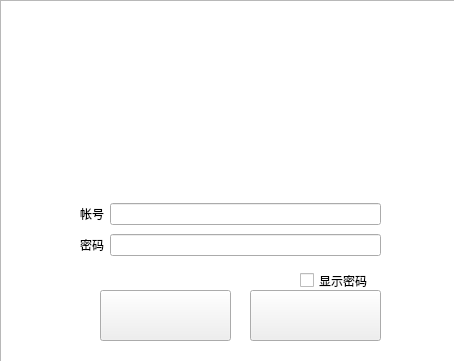
<?xml version="1.0" encoding="UTF-8"?>
<ui version="4.0">
 <class>login</class>
 <widget class="QWidget" name="login">
  <property name="geometry">
   <rect>
    <x>0</x>
    <y>0</y>
    <width>454</width>
    <height>361</height>
   </rect>
  </property>
  <property name="windowTitle">
   <string>Form</string>
  </property>
  <property name="styleSheet">
   <string notr="true">


</string>
  </property>
  <widget class="QWidget" name="formLayoutWidget">
   <property name="geometry">
    <rect>
     <x>80</x>
     <y>200</y>
     <width>301</width>
     <height>61</height>
    </rect>
   </property>
   <layout class="QGridLayout" name="gridLayout">
    <item row="2" column="1">
     <widget class="QLabel" name="labelPwd">
      <property name="styleSheet">
       <string notr="true">QLable{background-image: url(:/img/key.png);font: 75 italic 25pt &quot;URW Bookman L&quot;;}
</string>
      </property>
      <property name="text">
       <string>密码</string>
      </property>
     </widget>
    </item>
    <item row="1" column="1">
     <widget class="QLabel" name="labelUserName">
      <property name="text">
       <string>帐号</string>
      </property>
     </widget>
    </item>
    <item row="1" column="2">
     <layout class="QHBoxLayout" name="horizontalLayout">
      <item>
       <widget class="QLineEdit" name="lineEditUserName"/>
      </item>
     </layout>
    </item>
    <item row="2" column="2">
     <widget class="QLineEdit" name="lineEditPwd">
      <property name="echoMode">
       <enum>QLineEdit::Password</enum>
      </property>
     </widget>
    </item>
   </layout>
  </widget>
  <widget class="QCheckBox" name="checkBoxShowPwd">
   <property name="geometry">
    <rect>
     <x>300</x>
     <y>270</y>
     <width>81</width>
     <height>21</height>
    </rect>
   </property>
   <property name="text">
    <string>显示密码</string>
   </property>
  </widget>
  <widget class="QPushButton" name="pushButtonLogin">
   <property name="geometry">
    <rect>
     <x>100</x>
     <y>290</y>
     <width>131</width>
     <height>51</height>
    </rect>
   </property>
   <property name="styleSheet">
    <string notr="true">border-image: url(:/img/login.png);</string>
   </property>
   <property name="text">
    <string/>
   </property>
  </widget>
  <widget class="QPushButton" name="pushButtonReg">
   <property name="geometry">
    <rect>
     <x>250</x>
     <y>290</y>
     <width>131</width>
     <height>51</height>
    </rect>
   </property>
   <property name="styleSheet">
    <string notr="true">border-image: url(:/img/register.png);</string>
   </property>
   <property name="text">
    <string/>
   </property>
  </widget>
  <widget class="QLabel" name="label">
   <property name="geometry">
    <rect>
     <x>70</x>
     <y>-50</y>
     <width>311</width>
     <height>281</height>
    </rect>
   </property>
   <property name="text">
    <string/>
   </property>
   <property name="pixmap">
    <pixmap resource="res.qrc">:/img/logo.png</pixmap>
   </property>
   <property name="scaledContents">
    <bool>true</bool>
   </property>
  </widget>
  <widget class="QListWidget" name="listWidget">
   <property name="geometry">
    <rect>
     <x>0</x>
     <y>0</y>
     <width>461</width>
     <height>391</height>
    </rect>
   </property>
   <property name="styleSheet">
    <string notr="true">border-image: url(:/img/login_background.png);</string>
   </property>
  </widget>
  <widget class="QLabel" name="label_2">
   <property name="geometry">
    <rect>
     <x>50</x>
     <y>240</y>
     <width>21</width>
     <height>21</height>
    </rect>
   </property>
   <property name="text">
    <string/>
   </property>
   <property name="pixmap">
    <pixmap resource="res.qrc">:/img/key.png</pixmap>
   </property>
   <property name="scaledContents">
    <bool>true</bool>
   </property>
  </widget>
  <widget class="QLabel" name="label_3">
   <property name="geometry">
    <rect>
     <x>50</x>
     <y>210</y>
     <width>21</width>
     <height>21</height>
    </rect>
   </property>
   <property name="text">
    <string/>
   </property>
   <property name="pixmap">
    <pixmap resource="res.qrc">:/img/user.png</pixmap>
   </property>
   <property name="scaledContents">
    <bool>true</bool>
   </property>
  </widget>
  <zorder>listWidget</zorder>
  <zorder>label</zorder>
  <zorder>formLayoutWidget</zorder>
  <zorder>checkBoxShowPwd</zorder>
  <zorder>pushButtonLogin</zorder>
  <zorder>pushButtonReg</zorder>
  <zorder>label_2</zorder>
  <zorder>label_3</zorder>
 </widget>
 <resources>
  <include location="res.qrc"/>
 </resources>
 <connections/>
</ui>
